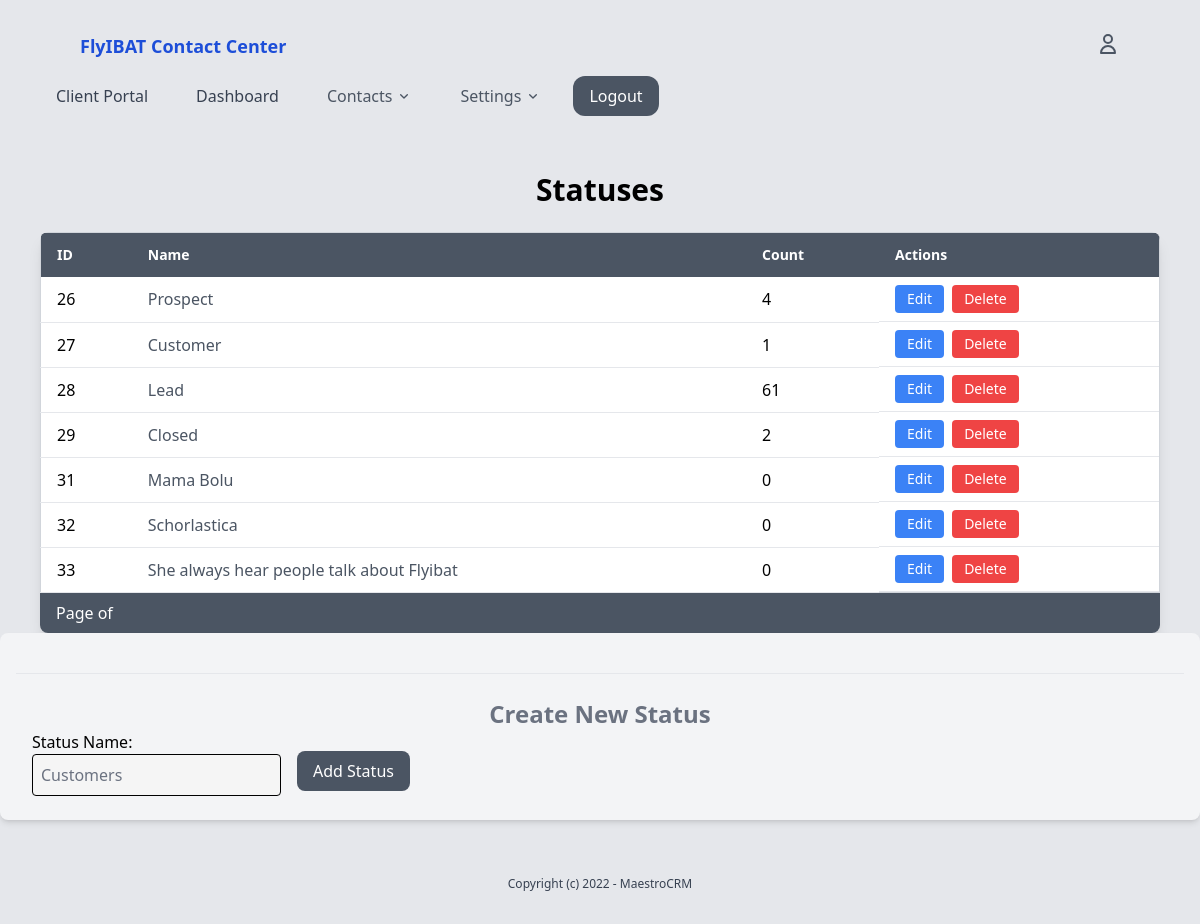
The app's page /contacts/status-list (signed in) with its own data.
### settings/models.py (models this page shows, shortened)
class Status(models.Model):
    name = models.CharField(max_length=50, unique=True)  # e.g., 'Active', 'Inactive', 'Pending'
    class Meta:
        verbose_name_plural = "Statuses"

### contacts/views_status.py (the view)
# urls.py: path('status-list', views_status.status_list, name='status_list'),
@login_required
def status_list(request):
    statuses = Status.objects.all()  # Fetch all statuses for display
    if request.method == 'POST':
        form = StatusForm(request.POST)
        if form.is_valid():
            form.save()  # Save the form data to the database
            return redirect('status_list')  # Redirect to status list view
    else:
        form = StatusForm()  # Provide an empty form for GET requests
    return render(request, 'status/status_list.html', {
        'form': form,
        'statuses': statuses
    })

### contacts/forms.py
class StatusForm(forms.ModelForm):
    name = forms.CharField(
        label='Status Name',
        widget=forms.TextInput(attrs={
            'placeholder': 'Customers',
            'class': 'form-input block w-full rounded border border-black p-2 mb-2 focus:ring focus:ring-gray-500',
            'style': 'background-color: #f5f5f5;'}
        )
    )
    class Meta:
        model = Status  # Link the form to the Status model
        fields = ['name']  # List of fields to include in the form

### core/context_processors.py (called while the page is built)
def user_roles(request):
    if request.user.is_authenticated:
        groups = request.user.groups.values_list('name', flat=True)
        return {'user_roles': groups}
    return {}

### contacts/templates/status/status_list.html (shortened to what this page needs)
{% extends 'core/base.html' %}
{% block content %}
<div class="max-w-6xl mx-auto px-4 mt-10">
    <h2 class="text-3xl font-bold mb-6 text-center">Statuses</h2>
    <div class="overflow-x-auto rounded-lg shadow-lg">
        <table class="min-w-full bg-white border border-gray-300">
            <thead class="bg-gray-600 text-white">
                <tr>
                    <th class="py-3 px-4 text-left text-sm font-semibold">ID</th>
                    <th class="py-3 px-4 text-left text-sm font-semibold">Name</th>
                    <th class="py-3 px-4 text-left text-sm font-semibold">Count</th>
                    <th class="py-3 px-4 text-left text-sm font-semibold">Actions</th>
                </tr>
            </thead>
            <tbody>
                {% for status in statuses %}
                <tr class="hover:bg-gray-100 transition duration-200">
                    <td class="py-2 px-4 border-b border-gray-200">{{ status.id }}</td>
                    <td class="py-2 px-4 border-b border-gray-200">
                        <a href="{% url 'contacts_by_status' status.id %}" class="text-gray-600 hover:underline">
                            {{ status.name }}
                        </a>
                    </td>
                    <td class="py-2 px-4 border-b border-gray-200">{{ status.contacts.count }}</td>
                    <td class="py-2 px-4 border-b border-gray-200 flex space-x-2">
                        <a href="{% url 'edit_status' status.id %}"
                            class="bg-blue-500 text-white text-sm px-3 py-1 rounded hover:bg-blue-600 transition">
                            Edit
                        </a>
                        <form action="{% url 'delete_status' status.id %}" method="POST"
                            onsubmit="return confirm('Are you sure you want to delete this status?');">
                            <button type="submit"
                                class="bg-red-500 text-white text-sm px-3 py-1 rounded hover:bg-red-600 transition">
                                Delete
                            </button>
                        </form>
                    </td>
                </tr>
                {% empty %}
                <tr>
                    <td colspan="4" class="py-4 text-center text-gray-500">No Status Created yet.</td>
                </tr>
                {% endfor %}
            </tbody>
        </table>
        <div class="bg-gray-600 py-2 px-4 text-white">
            <span>Page {{ contacts.number }} of {{ contacts.paginator.num_pages }}</span>
        </div>
    </div>
</div>
<div class="mb-6 bg-gray-100 p-4 rounded-lg shadow-md">
    <hr class="my-6">
    <h2 class="text-2xl font-semibold text-center text-gray-500">Create New Status</h2>
    <form method="POST" action="" class="flex space-x-4 items-center">
        <div>
            {{ form.as_p }}
        </div>
        <button type="submit"
            class="mt-2 bg-gray-600 text-white px-4 py-2 rounded-lg hover:bg-gray-700 transition duration-200">
            Add Status
        </button>
    </form>
</div>
{% endblock %}

### records on screen
Status: id "26", name "Prospect", contacts.count "4"
Status: id "27", name "Customer", contacts.count "1"
Status: id "28", name "Lead", contacts.count "61"
Status: id "29", name "Closed", contacts.count "2"
Status: id "31", name "Mama Bolu", contacts.count "0"
Status: id "32", name "Schorlastica", contacts.count "0"
Status: id "33", name "She always hear people talk about Flyibat", contacts.count "0"
